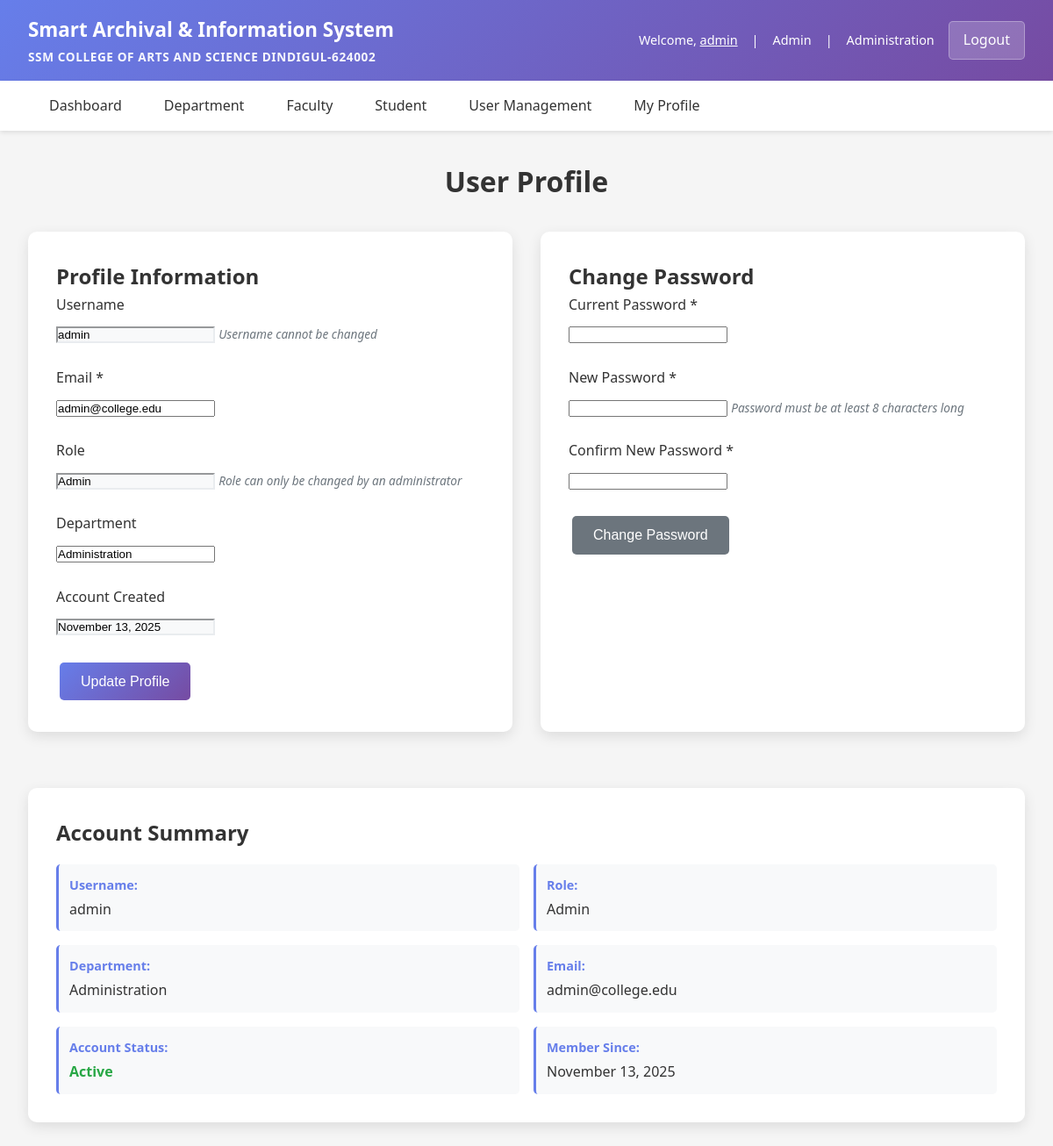
/test_dfm/profile.php (signed in), run on the app's committed database.
### tables this page shows
CREATE TABLE users (
    id INT PRIMARY KEY AUTO_INCREMENT,
    username VARCHAR(50) UNIQUE NOT NULL,
    password VARCHAR(255) NOT NULL,
    email VARCHAR(100) UNIQUE NOT NULL,
    role ENUM('admin', 'faculty', 'staff') NOT NULL,
    department VARCHAR(100),
    created_at TIMESTAMP DEFAULT CURRENT_TIMESTAMP,
    updated_at TIMESTAMP DEFAULT CURRENT_TIMESTAMP ON UPDATE CURRENT_TIMESTAMP
);

### test_dfm/profile.php (the view, shortened to what this page needs)
<?php
$database = new Database();
$db = $database->getConnection();
$query = "SELECT * FROM users WHERE id = :user_id";
$stmt = $db->prepare($query);
$stmt->bindParam(':user_id', $_SESSION['user_id']);
$stmt->execute();
$currentUser = $stmt->fetch(PDO::FETCH_ASSOC);
?>
<!DOCTYPE html>
<html lang="en">
<head>
    <link rel="stylesheet" href="assets/css/style.css">
</head>
<body>
    <?php include 'includes/header.php'; ?>
    <?php include 'includes/navigation.php'; ?>
    <div class="main-container">
        <h1 class="page-title">User Profile</h1>
        <div class="content-grid">
            <div class="content-card">
                <h2>Profile Information</h2>
                <form method="POST" id="profileForm">
                    <div class="form-group">
                        <label for="username" class="form-label">Username</label>
                        <input type="text" id="username" name="username" class="form-control"
                               value="<?php echo htmlspecialchars($currentUser['username']); ?>" readonly>
                        <small class="form-text">Username cannot be changed</small>
                    </div>
                    <div class="form-group">
                        <label for="email" class="form-label">Email *</label>
                        <input type="email" id="email" name="email" class="form-control"
                               value="<?php echo htmlspecialchars($currentUser['email']); ?>" required>
                    </div>
                    <div class="form-group">
                        <label for="role" class="form-label">Role</label>
                        <input type="text" id="role" name="role" class="form-control"
                               value="<?php echo htmlspecialchars(ucfirst($currentUser['role'])); ?>" readonly>
                        <small class="form-text">Role can only be changed by an administrator</small>
                    </div>
                    <div class="form-group">
                        <label for="department" class="form-label">Department</label>
                        <input type="text" id="department" name="department" class="form-control"
                               value="<?php echo htmlspecialchars($currentUser['department'] ?? ''); ?>"
                               placeholder="Enter your department">
                    </div>
                    <div class="form-group">
                        <label for="created_at" class="form-label">Account Created</label>
                        <input type="text" id="created_at" name="created_at" class="form-control"
                               value="<?php echo date('F j, Y', strtotime($currentUser['created_at'])); ?>" readonly>
                    </div>
                    <button type="submit" class="btn btn-primary">Update Profile</button>
                </form>
            </div>
            <div class="content-card">
                <h2>Change Password</h2>
                <form method="POST" id="passwordForm">
                    <div class="form-group">
                        <label for="current_password" class="form-label">Current Password *</label>
                        <input type="password" id="current_password" name="current_password"
                               class="form-control" required>
                    </div>
                    <div class="form-group">
                        <label for="new_password" class="form-label">New Password *</label>
                        <input type="password" id="new_password" name="new_password"
                               class="form-control" required minlength="8">
                        <small class="form-text">Password must be at least 8 characters long</small>
                    </div>
                    <div class="form-group">
                        <label for="confirm_password" class="form-label">Confirm New Password *</label>
                        <input type="password" id="confirm_password" name="confirm_password"
                               class="form-control" required minlength="8">
                    </div>
                    <button type="submit" class="btn btn-secondary">Change Password</button>
                </form>
            </div>
        </div>
        <div class="content-card">
            <h2>Account Summary</h2>
            <div class="info-grid">
                <div class="info-item">
                    <strong>Username:</strong> <?php echo htmlspecialchars($currentUser['username']); ?>
                </div>
                <div class="info-item">
                    <strong>Role:</strong> <?php echo htmlspecialchars(ucfirst($currentUser['role'])); ?>
                </div>
                <div class="info-item">
                    <strong>Department:</strong> <?php echo htmlspecialchars($currentUser['department'] ?? 'Not specified'); ?>
                </div>
                <div class="info-item">
                    <strong>Email:</strong> <?php echo htmlspecialchars($currentUser['email']); ?>
                </div>
                <div class="info-item">
                    <strong>Account Status:</strong> <span class="status-active">Active</span>
                </div>
                <div class="info-item">
                    <strong>Member Since:</strong> <?php echo date('F j, Y', strtotime($currentUser['created_at'])); ?>
                </div>
            </div>
        </div>
    </div>
</body>
</html>

### test_dfm/assets/css/style.css (style rules this page uses)
* { margin: 0; padding: 0; box-sizing: border-box; }
body { font-family: "Segoe UI", Tahoma, Geneva, Verdana, sans-serif; background-color: #f5f5f5; color: #333; line-height: 1.6; }
.main-container { max-width: 1200px; margin: 2rem auto; padding: 0 2rem; }
.page-title { font-size: 2rem; color: #333; margin-bottom: 2rem; text-align: center; }
.content-card { background: white; border-radius: 10px; box-shadow: 0 5px 15px rgba(0, 0, 0, 0.1); padding: 2rem; margin-bottom: 2rem; }
.form-group { margin-bottom: 1.5rem; }
.form-label { display: block; margin-bottom: 0.5rem; font-weight: 500; color: #333; }
.btn { display: inline-block; padding: 0.8rem 1.5rem; border: none; border-radius: 5px; font-size: 1rem; font-weight: 500; text-decoration: none; text-align: center; cursor: pointer; transition: all 0.3s ease; margin: 0.25rem; }
.btn-primary { background: linear-gradient(135deg, #667eea 0%, #764ba2 100%); color: white; }
.btn-secondary { background: #6c757d; color: white; }
.content-grid { display: grid; grid-template-columns: 1fr 1fr; gap: 2rem; margin-bottom: 2rem; }
.info-grid { display: grid; grid-template-columns: 1fr 1fr; gap: 1rem; margin-top: 1rem; }
.info-item { padding: 0.75rem; background: #f8f9fa; border-radius: 5px; border-left: 3px solid #667eea; }
.info-item strong { display: block; color: #667eea; font-size: 0.9rem; margin-bottom: 0.25rem; }
.status-active { color: #28a745; font-weight: bold; }
.form-text { font-size: 0.85rem; color: #6c757d; margin-top: 0.25rem; font-style: italic; }
.form-control[readonly] { background-color: #f8f9fa; border-color: #e9ecef; cursor: not-allowed; }

### data on the page
users: username "admin", email "admin@college.edu", role "Admin", department "Administration", created_at "November 13, 2025"

### other printed values
$_SESSION['username'] "admin"
$_SESSION['role'] "Admin"
$_SESSION['department'] "Administration"
